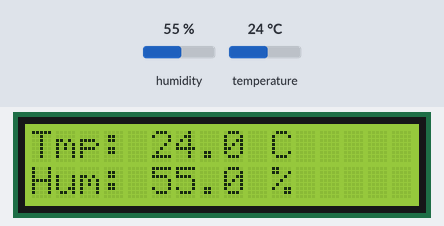
Recording of a sketch running on a simulated Arduino Uno, built with avr-gcc and run on an emulated ATmega328P. Shown: 16×2 character LCD. The test bench sets the inputs (shaded band); at power-on: humidity 55 %, temperature 24 °C.

Above: at 3.7 s.
3.8 s: humidity set to 22 %
At 7.1 s:
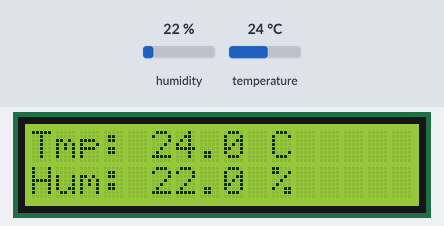
8.3 s: temperature set to 12 °C
At 10.0 s:
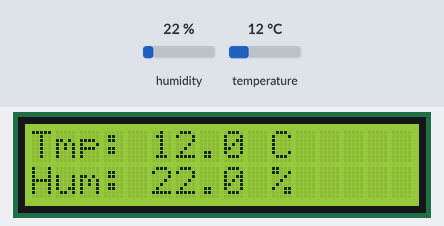
12.8 s: humidity set to 40 %
At 15.8 s:
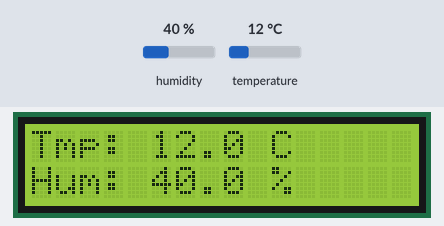
17.3 s: temperature set to 19 °C
At 18.6 s:
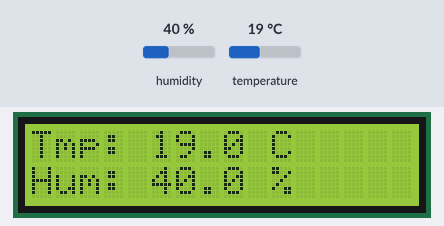
Timing chart, 0 to 20.3 s (numbered marks = the images above; inputs shaded):
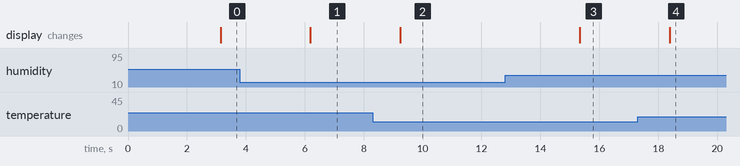

Measured:
- after the input at 3.8 s, the display: changes after 2.4 s (image 1)
- after the input at 8.3 s, the display: changes after 0.94 s (image 2)
- after the input at 12.8 s, the display: changes after 2.5 s (image 3)
- after the input at 17.3 s, the display: changes after 1.1 s (image 4)

The sketch:

humTempSense.ino
```cpp
/*****************************************************************************
 *  温度・湿度モニター
 *
 * センサーから取得した温度・湿度を2ライン液晶ディスプレイに表示する
 *
 *
 * 稼働デバイス
 * - Arduino Uno
 *
 * モジュール類
 * - センサー: DHT11 相当品
 * - 液晶ディスプレイ: 1602A LCD 相当品
 *
 * 使用ライブラリー
 * - I2C LCD 制御: LiquidCrystal_I2C
 *                 https://www.arduino.cc/reference/en/libraries/liquidcrystal-i2c/
 *                 https://github.com/johnrickman/LiquidCrystal_I2C.git
 * - センサー制御: DHT sensor library
 *                 https://www.arduino.cc/reference/en/libraries/dht-sensor-library/
 *                 https://github.com/adafruit/DHT-sensor-library
 *
 * 備考
 * - 各モジュールの接続等は Fritzing デザイン図を参照のこと
 *****************************************************************************/

#include <LiquidCrystal_I2C.h>
#include <DHT.h>

// センサーのデータはデジタルピン12から入力する
#define DHT_PIN 12

// LCDタイプ
#define LCD_TYPE 0x3f
// LCD 1行あたりの文字数
#define LCD_CHAR_COUNT 16
// LCD 行数
#define LCD_LINE_COUNT 2

// センサーを接続するピンの番号 , 使用するセンサーモジュールの種類を指定する
DHT dht(DHT_PIN, DHT11);

// 使用するLCDのアドレス, 1行あたりの文字数(列数), 行数を指定する
LiquidCrystal_I2C lcd(LCD_TYPE, LCD_CHAR_COUNT, LCD_LINE_COUNT);

/*********************************************************
 * initSensor
 * - センサーを初期化する
 *********************************************************/
void initSensor()
{
  // センサー使用開始
  dht.begin();
}

/*********************************************************
 * initLCD
 * - LCDを初期化する
 *********************************************************/
void initLCD()
{
  // デバイス初期化
  lcd.init();
  // バックライト: ON
  lcd.backlight();
}

/*********************************************************
 * readSenseValue
 * - センサーから値を取得・返却する
 * - 引数
 * - - tmpValue: 温度値返却用
 * - - humValue: 湿度値返却用
 * - 戻り値
 * - - true: 処理成功
 * - - false: 処理失敗
 *********************************************************/
bool readSenseValue(float *tmpValue, float *humValue)
{
  // センサーから温度を取得
  *tmpValue = dht.readTemperature();

  // センサーから湿度を取得
  *humValue = dht.readHumidity();

  // 戻り値: 2つの値が適切に取得できたかどうか
  // いずれか一方, または両方の値取得に失敗した場合は false
  return ((!isnan(*tmpValue)) && (!isnan(*humValue)));
}

/*********************************************************
 * showLCD
 * - LCDの各行に指定された表示する
 * - 引数
 * - - line1Value: 1行目用文字列
 * - - line2Value: 2行目用文字列
 *********************************************************/
void showLCD(String line1Value, String line2Value)
{
  // 現在の表示を一旦クリア
  lcd.clear();

  // 1行目: 表示位置オフセット
  lcd.setCursor(0, 0);
  // 値表示
  lcd.print(line1Value);

  // 2行目: 表示位置オフセット
  lcd.setCursor(0, 1);
  // 値表示
  lcd.print(line2Value);
}

/*********************************************************
 * showValue
 * - センサーから取得した値をLCDに表示する
 * - 引数
 * - - tmpValue: 温度値
 * - - humValue: 湿度値
 *********************************************************/
void showSenseValue(float tmpValue, float humValue)
{
  // 取得した温度・湿度を文字列に変換し, 付加情報を添えてLCDに表示
  showLCD("Tmp: " + String(tmpValue, 1) + " C", "Hum: " + String(humValue, 1) + " %");
}

/*********************************************************
 * setup
 *********************************************************/
void setup()
{
  // センサーモジュール初期化
  initSensor();

  // LCD初期化
  initLCD();

  // LCDに起動時メッセージを表示する
  showLCD("Device started!", "Please for wait.");
}

/*********************************************************
 * loop
 *********************************************************/
void loop()
{
  // センサーの応答速度 (最速2秒) を考慮し, 毎回3秒のディレイを行う
  delay(3000);

  // 適切な値が取得できなかった場合は処理中断
  float tmpVl = 0.0;
  float humVl = 0.0;
  if (!readSenseValue(&tmpVl, &humVl))
  {
    return;
  }

  // 取得した値をLCDに表示
  showSenseValue(tmpVl, humVl);
}
```
